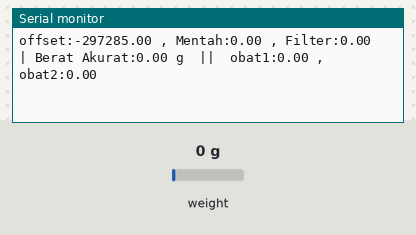
Recording of a sketch running on a simulated Arduino Uno, built with avr-gcc and run on an emulated ATmega328P. On the bench: the last lines printed to the serial monitor. The test bench sets the inputs (shaded band); at power-on: weight on the scale 0 g.

Above: at 11.1 s.
11.2 s: weight on the scale set to 100 g
At 11.27 s:
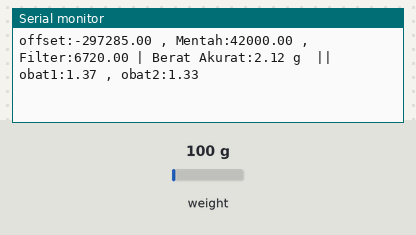
12.7 s: weight on the scale set to 3750 g
At 12.73 s:
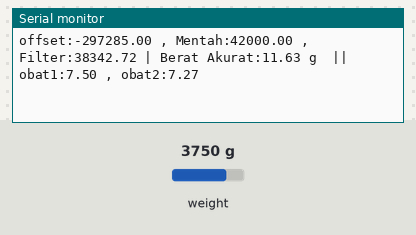
Timing chart, 0 to 15.7 s (numbered marks = the images above; inputs shaded):
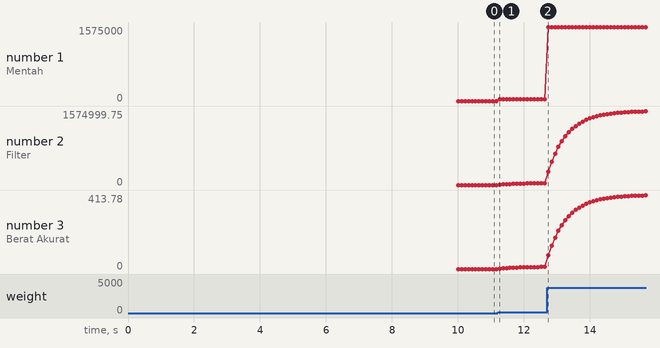

Measured:
- after the input at 11.2 s, the serial monitor: prints a new line after 0.06 s (image 1)
- plotted number 1: 0 → 42000 after the input at 11.2 s
- plotted number 2: 0 → 38342.72 after the input at 11.2 s
- plotted number 3: 0 → 11.63 after the input at 11.2 s

The sketch:

Program_Pengukuran_Final.ino
```cpp
#include "HX711.h"

HX711 scale;

long drift_offset;

// --- Kelas Filter EMA Sederhana (tidak berubah) ---
class EMAFilter {
private:
  float alpha, last_ema;
  bool has_run;
public:
  EMAFilter(float a)
    : alpha(a), last_ema(0.0f), has_run(false) {}
  float filter(float val) {
    if (!has_run) {
      last_ema = val;
      has_run = true;
    }
    last_ema = (alpha * val) + ((1.0 - alpha) * last_ema);
    return last_ema;
  }
};

EMAFilter raw_filter(0.16);

// --- Tabel Kalibrasi Asli (dari alat kalibrasi) ---
const int JUMLAH_TITIK_KALIBRASI = 8;
float calibration_weights[JUMLAH_TITIK_KALIBRASI] = { 0.0, 1.55, 3.10, 7.75, 15.50, 23.25, 31.00, 38.75 };
long calibration_raw_values[JUMLAH_TITIK_KALIBRASI] = { 297285, 301713, 307905, 324348, 346881, 376932, 407826, 437476 };

// --- Fungsi Interpolasi Linear (tidak berubah) ---
float interpolate(long raw_value) {
  if (raw_value <= calibration_raw_values[0]) return calibration_weights[0];
  if (raw_value >= calibration_raw_values[JUMLAH_TITIK_KALIBRASI - 1]) {
    long x1 = calibration_raw_values[JUMLAH_TITIK_KALIBRASI - 2];
    float y1 = calibration_weights[JUMLAH_TITIK_KALIBRASI - 2];
    long x2 = calibration_raw_values[JUMLAH_TITIK_KALIBRASI - 1];
    float y2 = calibration_weights[JUMLAH_TITIK_KALIBRASI - 1];
    return y2 + ((float)(raw_value - x2) * (y2 - y1)) / (float)(x2 - x1);
  }
  int i = 0;
  while (raw_value > calibration_raw_values[i + 1]) i++;
  long x1 = calibration_raw_values[i];
  float y1 = calibration_weights[i];
  long x2 = calibration_raw_values[i + 1];
  float y2 = calibration_weights[i + 1];
  return y1 + ((float)(raw_value - x1) * (y2 - y1)) / (float)(x2 - x1);
}

void setup() {
  Serial.begin(115200);
  Serial.println("Inisialisasi Timbangan Akurasi Tinggi (v3)...");
  scale.begin(13, 14);

  // --- [LOGIKA BARU] Kalibrasi Ulang Titik Nol Otomatis ---
  Serial.println("Menyesuaikan titik nol berdasarkan kondisi saat ini...");
  long original_zero_raw = calibration_raw_values[0];
  long current_zero_raw = scale.read_average(99);  // Baca titik nol saat ini
  drift_offset = current_zero_raw - original_zero_raw;

  Serial.print("Drift terdeteksi: ");
  Serial.println(drift_offset);

  // Geser seluruh tabel kalibrasi berdasarkan drift
  for (int i = 0; i < JUMLAH_TITIK_KALIBRASI; i++) {
    calibration_raw_values[i] += drift_offset;
  }
  Serial.println("Tabel kalibrasi telah disesuaikan.");
  Serial.println("------------------------------------");
  Serial.println("Sistem siap. Pengukuran dimulai.");
}

void loop() {
  long raw_reading = scale.read();
  float filtered_raw = raw_filter.filter(raw_reading);
  float accurate_weight = interpolate(filtered_raw);

  Serial.print("offset:");
  Serial.print(float(drift_offset),2);
  Serial.print(" , ");
  Serial.print("Mentah:");
  Serial.print(float(raw_reading), 2);
  Serial.print(" , ");
  Serial.print("Filter:");
  Serial.print(filtered_raw, 2);
  Serial.print(" | ");
  Serial.print("Berat Akurat:");
  Serial.print(accurate_weight, 2);
  Serial.print(" g  ||  ");
  Serial.print("obat1:");
  Serial.print(accurate_weight / 1.55);
  Serial.print(" , ");
  Serial.print("obat2:");
  Serial.print(accurate_weight / 1.6);
  Serial.println(" ");

  delay(1);
}
```
